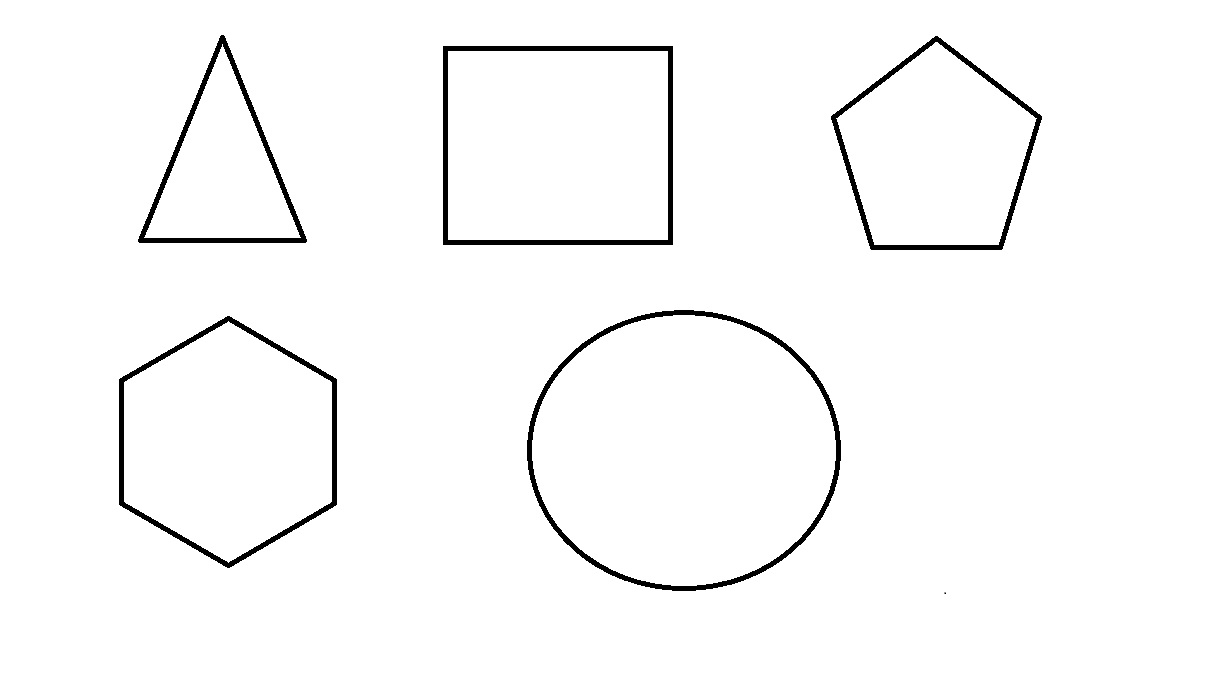
#> input picture sekiller.jpg, 1224 x 673 px
$ python '25-) Şekil Algılama.py'
#> lines starting #> are read from the running program, lines starting #| are printed output that depends on the picture; after the words box and inside, x2 and y2 are one past the last pixel; in counts of white or black regions, pixels touching at a corner belong together
import cv2
import numpy as np

# Font tanımla
font = cv2.FONT_ITALIC

# Resmi oku
img = cv2.imread("sekiller.jpg")
#> img is the input picture: shape (673, 1224, 3); min 0, max 255, mean 249.2

# Resmi gri tonlamaya dönüştür
gray = cv2.cvtColor(img, cv2.COLOR_BGR2GRAY)

# Gri tonlamalı resmi eşik değerine göre ikili bir resme dönüştür
a, thresh = cv2.threshold(gray, 200, 300, cv2.THRESH_BINARY)
#> thresh: shape (673, 1224); 97.7% white; 6 black regions (1 under 20 px)

# Konturları bul
kontur, b = cv2.findContours(thresh, cv2.RETR_TREE, cv2.CHAIN_APPROX_SIMPLE)
#> kontur = 12 contours, 1 with area under 20; largest, box (x1, y1, x2, y2) and area: (0, 0, 1224, 673) 821856, (526, 309, 842, 592) 69642, (532, 315, 836, 586) 64228, (442, 45, 674, 246) 46198, (118, 315, 338, 569) 41620; b = [[-1, -1, 1, -1], [2, -1, -1, 0], [4, 1, 3, 0], [-1, -1, -1, 2], [6, 2, 5, 0], [-1, -1, -1, 4], [8, 4, 7, 0], [-1, -1, -1, 6], [10, 6, 9, 0], [-1, -1, -1, 8], [-1, 8, 11, 0], [-1, -1, -1, 10]]

# Her bir kontur için işlemleri uygula
for i in kontur:
    # Konturun çevresini bul
    e = 0.01 * cv2.arcLength(i, True)
    # Konturu daha basitleştir
    approx = cv2.approxPolyDP(i, e, True)
    # Konturu çiz
    cv2.drawContours(img, [approx], 0, 5)

    # Konturun koordinatlarını al
    x = approx.ravel()[0]
    y = approx.ravel()[1]

    print(approx)
    print(len(approx))

    # Konturun kenar sayısına göre şekil tespiti yap ve etiket ekle
    if len(approx) == 3:
        cv2.putText(img, "Üçgen", (x, y), font, 1, 1, (0))
    elif len(approx) == 4:
        cv2.putText(img, "Dörtgen", (x, y), font, 1, 1, (0))
    elif len(approx) == 5:
        cv2.putText(img, "Beşgen", (x, y), font, 1, 1, (0))
    elif len(approx) == 6:
        cv2.putText(img, "Altıgen", (x, y), font, 1, 1, (0))
    else:
        cv2.putText(img, "Diğer", (x, y), font, 1, 1, (0))
#> this loop made 12 passes
#> (e, x, y) on passes 2, 3, 4, 5, 6, 9, 10: (0.0966, 943, 592), (7.94, 227, 315), (7.53, 228, 321), (9.89, 662, 310), (9.5, 655, 317), (7.11, 935, 35), (6.7, 935, 42)
#> (e, approx, x, y) on passes 1, 7, 8, 11, 12: (37.9, [[0, 0], [0, 672], [1223, 672], [1223, 0]], 0, 0), (8.6, [[442, 46], [672, 45], [673, 244], [443, 245]], 442, 46), (8.14, [[448, 51], [448, 239], [667, 239], [667, 51]], 448, 51), (6.57, [[221, 34], [305, 243], [137, 241]], 221, 34), (6.07, [[222, 44], [144, 237], [300, 237]], 222, 44)
#> (printed output is left out)
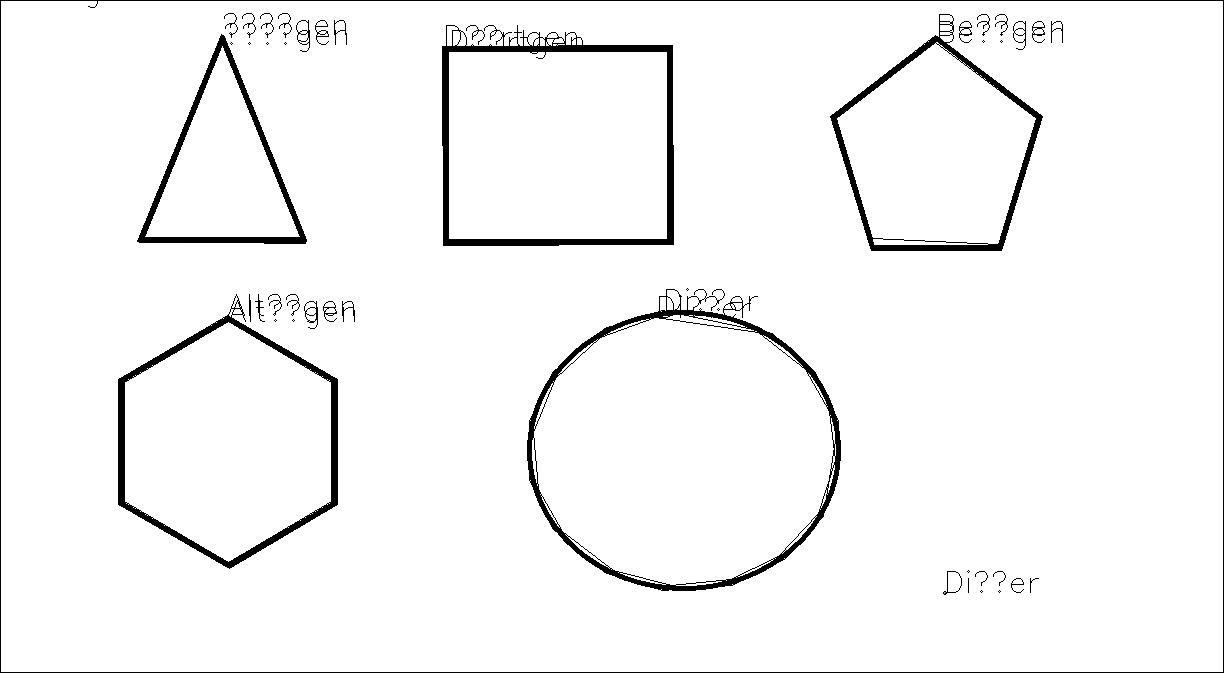
#> img: shape (673, 1224, 3); 1.66% of pixels changed, all inside (x1, y1, x2, y2) = (0, 0, 1224, 673)

# Son çıktı resmini göster
cv2.imshow("a", img)
cv2.waitKey(0)
cv2.destroyAllWindows()
